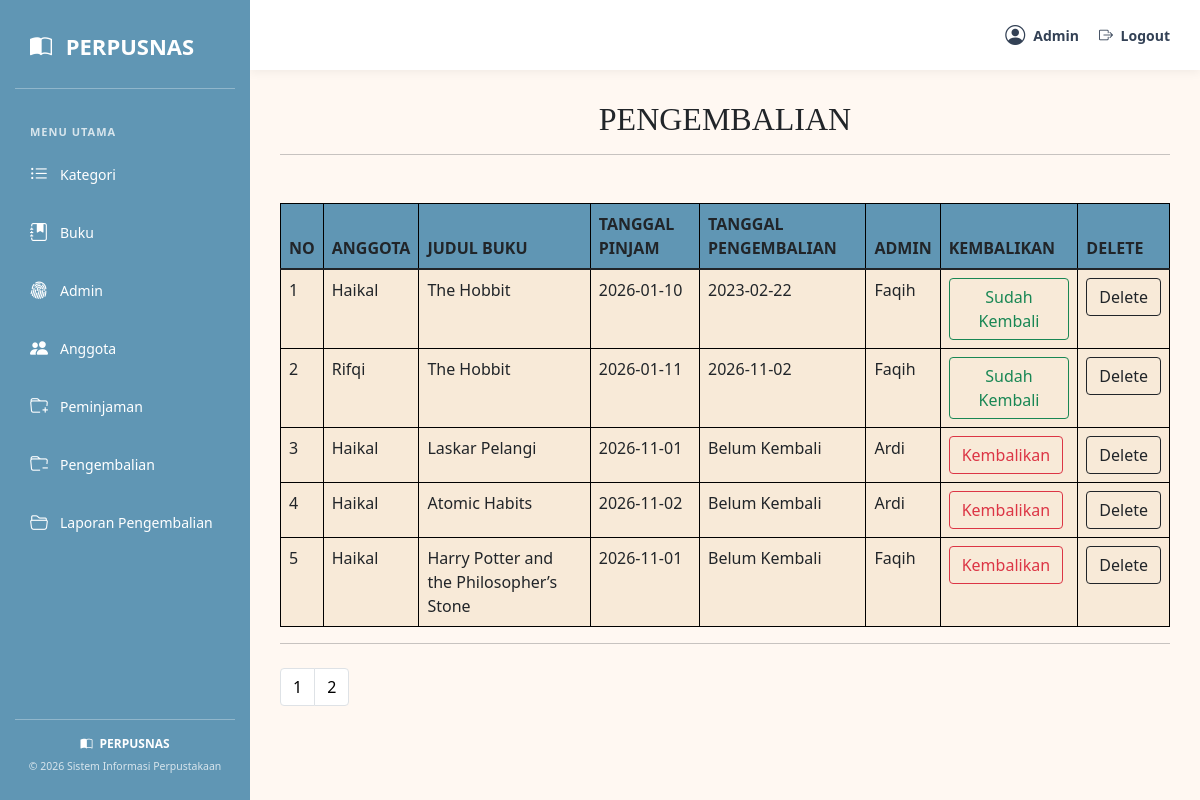
The page /loginadmin/index.php?f=pengembalian&m=select (signed in) on the database its author committed.
### tables this page shows
CREATE TABLE `t_peminjaman` (
  `f_id` int(11) NOT NULL,
  `f_idadmin` int(11) NOT NULL,
  `f_idanggota` int(11) NOT NULL,
  `f_tanggalpeminjaman` date NOT NULL,
  `created_at` timestamp NOT NULL DEFAULT current_timestamp(),
  `updated_at` timestamp NOT NULL DEFAULT current_timestamp() ON UPDATE current_timestamp()
);

CREATE TABLE `t_anggota` (
  `f_id` int(11) NOT NULL,
  `f_nama` varchar(200) NOT NULL,
  `f_username` varchar(200) NOT NULL,
  `f_password` varchar(200) NOT NULL,
  `f_tempatlahir` varchar(100) NOT NULL,
  `f_tangallahir` date NOT NULL,
  `created_at` timestamp NOT NULL DEFAULT current_timestamp(),
  `updated_at` timestamp NOT NULL DEFAULT current_timestamp() ON UPDATE current_timestamp()
);

CREATE TABLE `t_buku` (
  `f_id` int(11) NOT NULL,
  `f_idkategori` int(11) NOT NULL,
  `f_judul` varchar(200) NOT NULL,
  `f_pengarang` varchar(200) NOT NULL,
  `f_penerbit` varchar(200) NOT NULL,
  `f_deskripsi` varchar(700) NOT NULL,
  `created_at` timestamp NOT NULL DEFAULT current_timestamp(),
  `updated_at` timestamp NOT NULL DEFAULT current_timestamp() ON UPDATE current_timestamp()
);

CREATE TABLE `t_detailpeminjaman` (
  `f_id` int(11) NOT NULL,
  `f_idpeminjaman` int(11) NOT NULL,
  `f_iddetailbuku` int(11) NOT NULL,
  `f_tanggalkembali` date NOT NULL,
  `created_at` timestamp NOT NULL DEFAULT current_timestamp(),
  `updated_at` timestamp NOT NULL DEFAULT current_timestamp() ON UPDATE current_timestamp()
);

### dbcontroller.php (called while the page is built, shortened)
<?php class dbcontroller
{
    private $host = "127.0.0.1";
    private $user = "root";
    private $password = "";
    private $database = "perpus";
    private $koneksi;
    public function __construct()
    {
        $this->koneksi = $this->koneksiDB();
    }
    public function koneksiDB()
    {
        $koneksi = mysqli_connect($this->host, $this->user, $this->password, $this->database);
        return $koneksi;
    }
    public function getALL($sql)
    {
        $result = mysqli_query($this->koneksi, $sql);
        $data = [];
        while ($row = mysqli_fetch_assoc($result)) {
            $data[] = $row;
        }
        return $data;
    }
    public function rowCOUNT($sql)
    {
        $result = mysqli_query($this->koneksi, $sql);
        $count = mysqli_num_rows($result);
        return $count;
    }
}

### pengembalian/select.php (the view, shortened to what this page needs)
<?php
$jumlahdata = $db->rowCOUNT("SELECT f_id FROM t_detailpeminjaman");
$banyak = 5;
$halaman = ceil($jumlahdata / $banyak);
if (isset($_GET['p'])) {
    $p = $_GET['p'];
    $mulai = ($p * $banyak) - $banyak;
} else {
    $mulai = 0;
}
$sql = ("SELECT t_anggota.f_nama AS namaanggota, t_peminjaman.f_id,t_peminjaman.f_tanggalpeminjaman, t_detailpeminjaman.f_tanggalkembali, t_buku.f_judul, t_admin.f_nama AS namaadmin,t_detailpeminjaman.f_id as idpengembalian, t_detailbuku.f_id as iddetailbuku
FROM t_peminjaman
INNER JOIN t_admin ON t_peminjaman.f_idadmin=t_admin.f_id
INNER JOIN t_anggota ON t_peminjaman.f_idanggota=t_anggota.f_id
INNER JOIN t_detailpeminjaman ON t_peminjaman.f_id=t_detailpeminjaman.f_idpeminjaman
INNER JOIN t_detailbuku ON t_detailpeminjaman.f_iddetailbuku=t_detailbuku.f_id
INNER JOIN t_buku ON t_detailbuku.f_idbuku=t_buku.f_id ORDER BY idpengembalian ASC LIMIT  $mulai,$banyak");
$row = $db->getALL($sql);
$no = 1 + $mulai;
?>
<strong>
    <center>
        <h2 style="font-family:Georgia, 'Times New Roman', Times, serif;">PENGEMBALIAN</h2>
        <hr>
    </center>
</strong>
<table class='table w-100 mt-5' style="border-color: black">
    <thead class="warna">
        <tr>
            <th>NO</th>
            <th>ANGGOTA</th>
            <th>JUDUL BUKU</th>
            <th>TANGGAL PINJAM</th>
            <th>TANGGAL PENGEMBALIAN</th>
            <th>ADMIN</th>
            <th>KEMBALIKAN</th>
            <th>DELETE</th>
        </tr>
    </thead>
    <tbody class="warna1">
        <?php
        if (!empty($row)) { ?>
            <?php foreach ($row as $r): ?>
                <tr>
                    <td> <?php echo $no++ ?> </td>
                    <td> <?php echo $r['namaanggota'] ?> </td>
                    <td> <?php echo $r['f_judul'] ?> </td>
                    <td><?php echo $r['f_tanggalpeminjaman'] ?></td>
                    <td> <?php
                    if ($r['f_tanggalkembali'] == '0000-00-00') {
                        echo "Belum Kembali";
                    } else {
                        echo $r['f_tanggalkembali'];
                    } ?> </td>
                    <td> <?php echo $r['namaadmin'] ?> </td>
                    <td>
                        <?php
                        if ($r['f_tanggalkembali'] == '0000-00-00') {
                            echo "<a href=?f=pengembalian&m=update&id=";
                            echo $r['idpengembalian'];
                            echo "&iddetailbuku=";
                            echo $r['iddetailbuku'];
                            echo "><button type='button' class='btn btn-outline-danger'>Kembalikan</button></a>";
                        } else {
                            echo "<button type='button' class='btn btn-outline-success'>Sudah Kembali</button>";
                        } ?>
                    </td>
                    <td><a href="?f=pengembalian&m=delete&id=<?php echo $r['idpengembalian'] ?>"><button type="button"
                                class="btn btn-outline-dark">Delete</button></a></td>
                </tr>
            <?php endforeach ?>
        <?php } ?>
    </tbody>
</table>
<nav aria-label="Pagination">
    <hr class="my-0" />
    <ul class="pagination  my-4">
        <?php
        for ($i = 1; $i <= $halaman; $i++) {
            echo '<li class="page-item"><a class="page-link" style="color:black;" href="?f=pengembalian&m=select&p=' . $i . '">' . $i . '</a></li>';
        }
        ?>
    </ul>
</nav>

### loginadmin/index.php (style rules this page uses)
* { box-sizing: border-box; }
body { background-color: #fff8f2; font-family: 'Segoe UI', Arial, sans-serif; margin: 0; }

### pengembalian/select.php (style rules this page uses)
.warna { background-color: #6096B4; }
.warna1 { background-color: #F8EAD8; }
th { border: 1px solid black; }
td { border: 1px solid black; }

### rows shown on the page
t_peminjaman: f_idanggota.f_nama "Haikal", t_buku.f_judul "The Hobbit", f_tanggalpeminjaman "2026-01-10", t_detailpeminjaman.f_tanggalkembali "2023-02-22", f_idadmin.f_nama "Faqih", shows "Sudah Kembali"
t_peminjaman: f_idanggota.f_nama "Rifqi", t_buku.f_judul "The Hobbit", f_tanggalpeminjaman "2026-01-11", t_detailpeminjaman.f_tanggalkembali "2026-11-02", f_idadmin.f_nama "Faqih", shows "Sudah Kembali"
t_peminjaman: f_idanggota.f_nama "Haikal", t_buku.f_judul "Laskar Pelangi", f_tanggalpeminjaman "2026-11-01", shows "Belum Kembali", f_idadmin.f_nama "Ardi"
t_peminjaman: f_idanggota.f_nama "Haikal", t_buku.f_judul "Atomic Habits", f_tanggalpeminjaman "2026-11-02", shows "Belum Kembali", f_idadmin.f_nama "Ardi"
t_peminjaman: f_idanggota.f_nama "Haikal", t_buku.f_judul "Harry Potter and the Philosopher’s Stone", f_tanggalpeminjaman "2026-11-01", shows "Belum Kembali", f_idadmin.f_nama "Faqih"

### other values the page prints
$_SESSION['f_nama'] "Admin"
